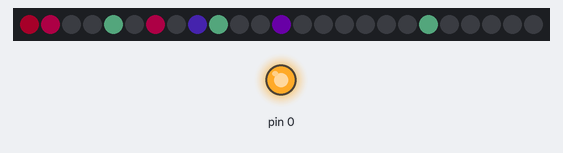
Simulated run of this program. Board: MicroPython board. On the bench: 25 RGB LEDs in strip order, left to right, output pins drawn as LEDs (lit = HIGH). Dim RGB values are drawn brighter than linear; WiFi joins after 1.5 s; the clock reads 2024-03-15 10:24:30 at power-on unless the program sets it.

Above: at 1.6 s.
At 15.6 s:
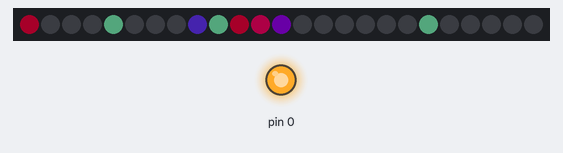
At 22.7 s:
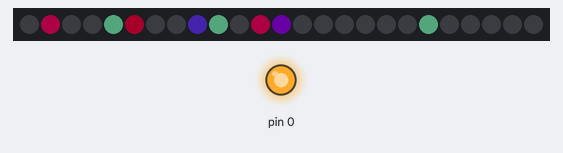
At 30.7 s:
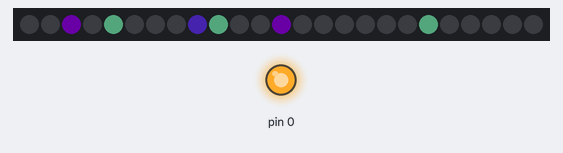

The program:

main.py
```python
import machine
import neopixel
import network
import ntptime
import time

class EUTimezone:
    def __init__(self, offset):
        self.offset = offset

    def localtime(self, dt=None):
        if dt is None:
            dt = time.gmtime()
        year, _, _, _, _, _, _, _ = dt
        # European DST starts last Sunday of March 1:00 UTC
        start = time.mktime((year, 3, 31 - (5 * year // 4 + 4) % 7, 1, 0, 0, 0, 0))
        # European DST ends last Sunday of October 1:00 UTC
        end = time.mktime((year, 10, 31 - (5 * year // 4 + 1) % 7, 1, 0, 0, 0, 0))
        # Seconds since epoch
        now = time.mktime(dt)

        offset = self.offset
        if start <= now < end:
            offset += 1 # day light savings time
        return time.gmtime(now + offset * 3600)

class LEDClock:
    def __init__(self, pin, width, height):
        self.np = neopixel.NeoPixel(pin, width * height)
        self.w = width
        self.h = height

    def _set_column(self, col, val, color=(255, 255, 255)):
        for i in range(self.h):
            bit_is_set = val & (1<<i)
            c = color if bit_is_set else (0, 0, 0)
            self.np[(i * self.w) + col] = c

    def update(self, hour, minute, second):
        self._set_column(4, hour, (20, 40, 30))
        self._set_column(3, minute // 10, (20, 10, 50))
        self._set_column(2, minute % 10, (25, 0, 40))
        self._set_column(1, second // 10, (50, 0, 20))
        self._set_column(0, second % 10, (40, 0, 10))
        self.np.write()

# We use Grove Port A on M5Stamp C3U
vcc = machine.Pin(0, machine.Pin.OUT)
din = machine.Pin(1, machine.Pin.OUT)

# 5x5 NeoPixels
clock = LEDClock(din, 5, 5)
# Turn on reference voltage pin
vcc.on()

# WiFi Settings
WIFI_ESSID = "INSERT YOUR ESSID HERE"
WIFI_PASSWORD = "INSERT YOUR PASSWORD HERE"
TIMEZONE = EUTimezone(1) # Europe/Zurich

# Fetch current time via WiFi
wifi = network.WLAN(network.STA_IF)
if not wifi.isconnected():
    wifi.active(True)
    wifi.connect(WIFI_ESSID, WIFI_PASSWORD)
    while not wifi.isconnected():
        time.sleep_ms(100)
ntptime.settime()

# Fetch local time and update clock face in loop
while True:
    _, _, _, hour, minute, second, _, _ = TIMEZONE.localtime()
    clock.update(hour, minute, second)
    time.sleep(1)
```
